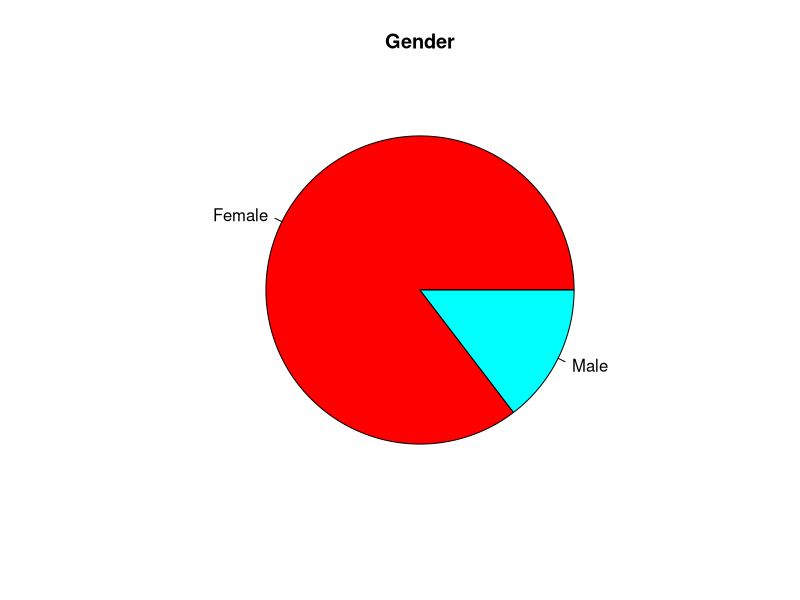
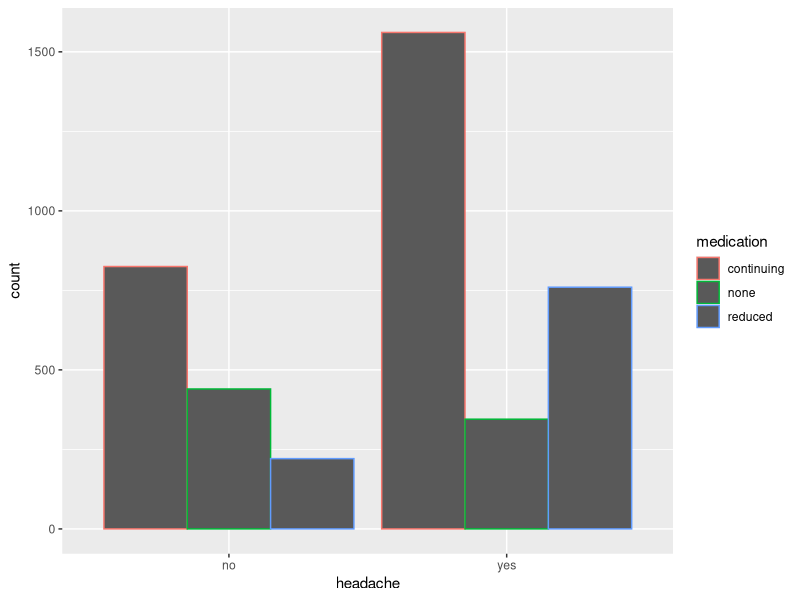
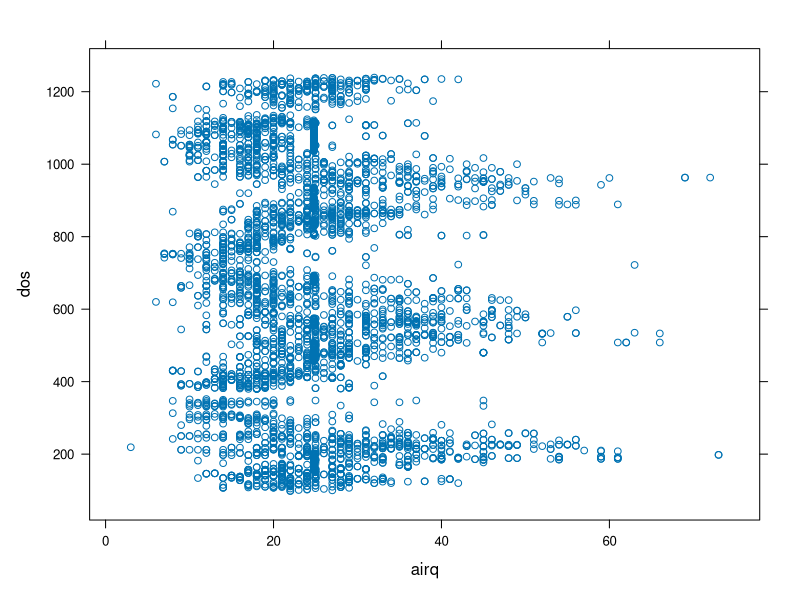

Here is the R script that generated these plots, in order:

library(ggplot2)
library(lattice)

df = read.csv("KosteckiDillon.csv")

# visual 1
piedata = c(sum(df$sex == "female"), sum(df$sex == "male"))
pie(piedata, main="Gender", col=rainbow(length(piedata)),
    labels=c("Female","Male"))

# visual 2
ggplot(df, aes(x = headache, color = medication)) +
    geom_bar(position = "dodge")

# visual 3
xyplot(dos ~ airq, df)

